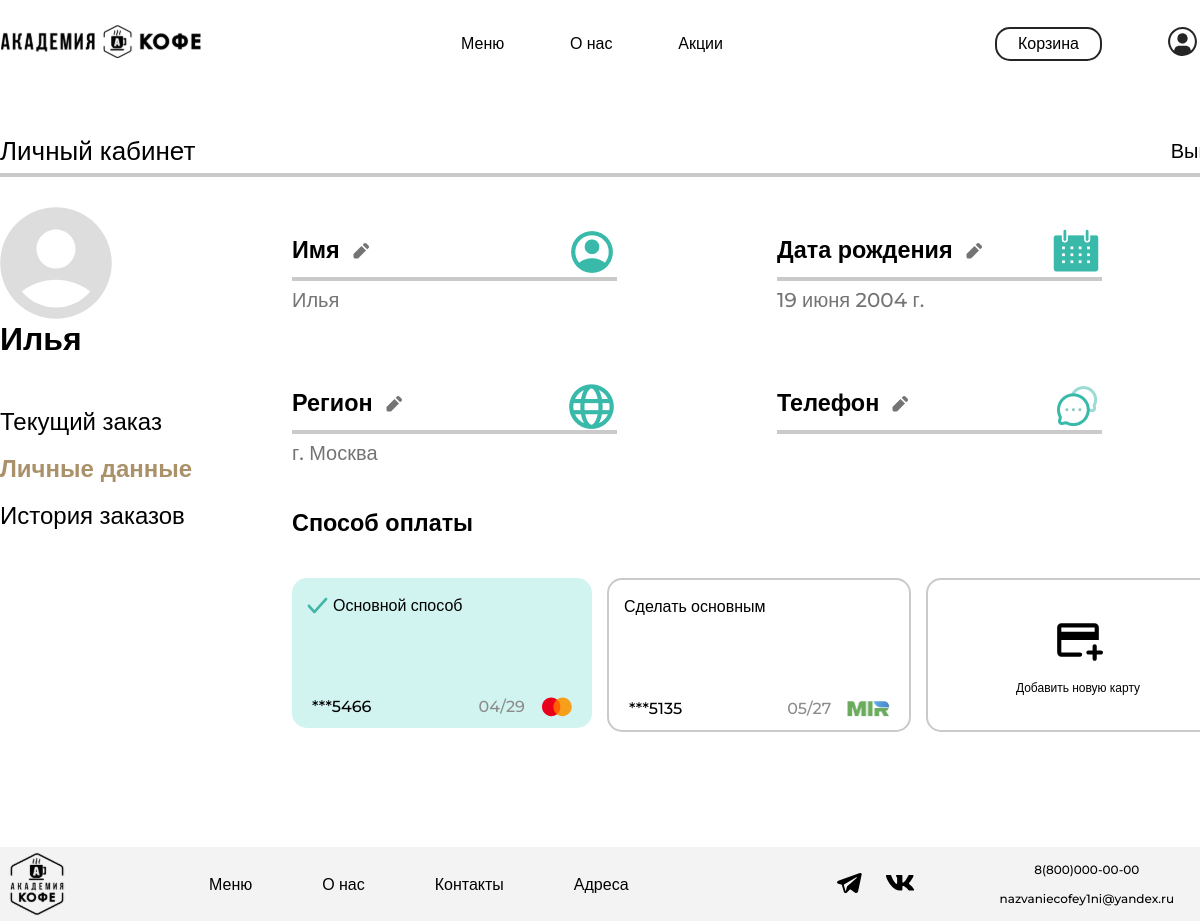
Before: /account/7/ (signed in) with the older database file.
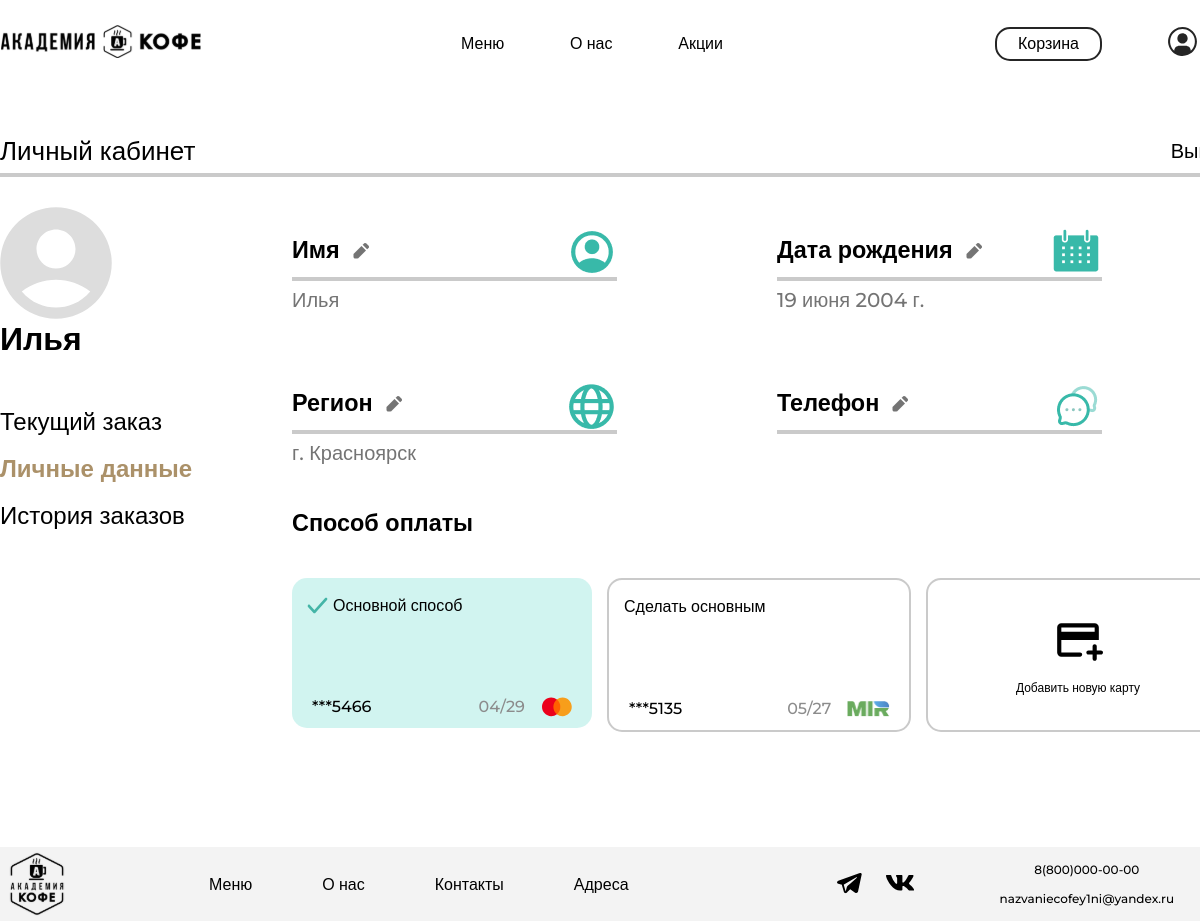
After: the same page with the newer database file.
### academyCoffee/models.py (models this page shows, shortened)
class User(AbstractUser):
    regions = [
        ('Красноярск', 'Красноярск'),
        ('Москва', 'Москва'),
        ('Санкт-Петерург', 'Санкт-Петерург'),
        ('Новосибирск', 'Новосибирск'),
    ]
    region = models.TextField('Регион', max_length=50, choices=regions, blank=True)
    PNumber = PhoneNumberField('Номер телефона', blank=False, null=False, unique=True, region="RU")
    DateOfBirth = models.DateField("День рождения", default=timezone.now)
    USERNAME_FIELD = "PNumber"
    REQUIRED_FIELDS = ["email"]

### academyCoffee/views.py (the view, shortened to what this page needs)
# urls.py: path('account/<int:pk>/', login_required(views.UserProfileView.as_view()), name='profile'),
class UserProfileView(TitleMixin, UpdateView):
    model = User
    form_class = UserProfileForm
    template_name = 'main/personalaccount.html'
    title = 'Профиль'
    def get_context_data(self, **kwargs):
        context = super(UserProfileView, self).get_context_data()
        context['user'] = self.request.user
        return context

### academyCoffee/common/views.py (called while the page is built)
    def get_context_data(self, **kwargs):
        context = super(TitleMixin, self).get_context_data(**kwargs)
        context['title'] = self.title
        return context

### academyCoffee/templates/main/personalaccount.html (shortened to what the changed rows need)
{% extends 'main/base.html' %}
{% load static %}
{% block style %}
    <link rel="stylesheet" href="{% static 'personalaccount/css/style.css' %}">
{% endblock %}
{% block content %}
<main>
    <div class="up-line-container">
        <h2 class="personal-up-title">Личный кабинет</h2>
    </div>
<div class="main-container">
    <div class="personal-account-left-container">
        <img class="personal-avatar" src="{% static 'personalaccount/img/avatar_account.svg' %}" width="112" height="112">
        <p class="personal-name">{{ user.first_name }}</p>
        <ul class="personal-account-nav-list">
            <li class="personal-account-nav-list-item">
            </li>
            <li class="personal-account-nav-list-item">
            </li>
            <li class="personal-account-nav-list-item">
            </li>
        </ul>
    </div>
    <div class="personal-account-right-container">
        <section class="personal-account-info">
            <div class="change-container">
                <div class="change-up-container">
                    <div class="change-up-container-title">
                    </div>
                    <img class="description-image" src="{% static 'personalaccount/img/account.png' %}">
                </div>
                <div class="personal-account-info-line"></div>
                <p class="personal-account-info-name">{{ user.first_name }}</p>
            </div>
            <div class="change-container">
                <div class="change-up-container">
                    <div class="change-up-container-title">
                    </div>
                    <img class="description-image" src="{% static 'personalaccount/img/calendar.png' %}">
                </div>
                <div class="personal-account-info-line"></div>
                <p class="personal-account-info-date">{{ user.DateOfBirth }}</p>
            </div>
            <div class="change-container">
                <div class="change-up-container">
                    <div class="change-up-container-title">
                    </div>
                    <img class="description-image" src="{% static 'personalaccount/img/planet.png' %}">
                </div>
                <div class="personal-account-info-line"></div>
                <p class="personal-account-info-region">г. {{ user.region }}</p>
            </div>
        </section>
    </div>
</div>
</main>
{% endblock %}

Changed rows visible on the page:
changed User "Илья": region "Москва" → "Красноярск"
